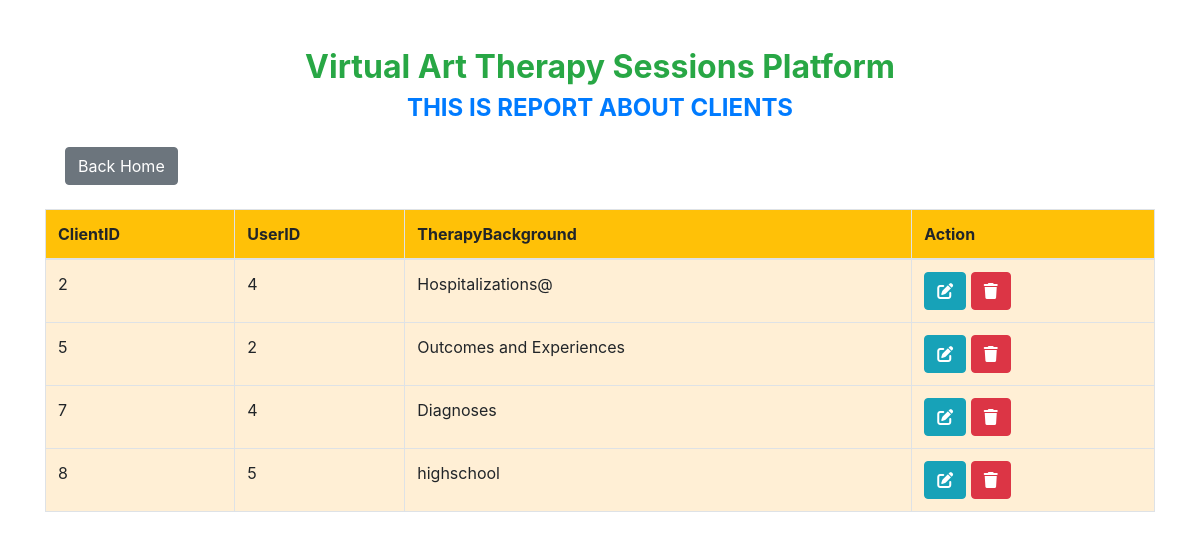
Screenshot of /viewclients.php with the database file from the repository.
### tables this page shows
CREATE TABLE `clients` (
  `ClientID` int(11) NOT NULL,
  `UserID` int(11) DEFAULT NULL,
  `TherapyBackground` text DEFAULT NULL
);

### viewclients.php (the view, shortened to what this page needs)
<!DOCTYPE html>
<html lang="en">
<head>
    <link href="https://stackpath.bootstrapcdn.com/bootstrap/4.5.2/css/bootstrap.min.css" rel="stylesheet">
    <link href="https://cdnjs.cloudflare.com/ajax/libs/font-awesome/6.0.0-beta3/css/all.min.css" rel="stylesheet">
</head>
<body>
    <div class="container mt-5">
        <h2 class="text-center text-success">Virtual Art Therapy Sessions Platform</h2>
        <h4 class="text-center text-primary mb-4">THIS IS  REPORT ABOUT CLIENTS</h4>
        <a href="home.html" class="btn btn-secondary btn-back">Back Home</a>
        <table class="table table-bordered mt-4">
            <thead class="bg-warning">
                <tr>
                    <th>ClientID</th>
                    <th>UserID</th>
                    <th>TherapyBackground</th>
                    <th>Action</th>
                </tr>
            </thead>
            <tbody>
                <?php
                include "dbconnection.php";
                $sql = "SELECT * FROM clients";
                $result = $connection->query($sql);
                while ($row = $result->fetch_assoc()) {
                    echo "
                    <tr>
                        <td>{$row['ClientID']}</td>
                        <td>{$row['UserID']}</td>
                        <td>{$row['TherapyBackground']}</td>
                        <td>
                            <a href='updateclients.php?ClientID={$row['ClientID']}'  class='btn btn-info'><i class='fas fa-edit'></i></a>
                            <a href='deleteclients.php?ClientID={$row['ClientID']}' class='btn btn-danger'><i class='fas fa-trash'></i></a>
                        </td>
                    </tr>
                    ";
                }
                ?>
            </tbody>
        </table>
    </div>
</body>
</html>

### viewclients.php (style rules this page uses)
h2, h4 { font-weight: bold; }
.btn-back { margin-left: 20px; }
table { background-color: papayawhip; }

### rows the page displays
clients: ClientID "2", UserID "4", TherapyBackground "Hospitalizations@"
clients: ClientID "5", UserID "2", TherapyBackground "Outcomes and Experiences"
clients: ClientID "7", UserID "4", TherapyBackground "Diagnoses"
clients: ClientID "8", UserID "5", TherapyBackground "highschool"
